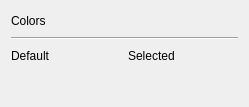
<?xml version="1.0" encoding="UTF-8"?>
<ui version="4.0">
 <class>colorChooserWidget</class>
 <widget class="QWidget" name="colorChooserWidget">
  <property name="geometry">
   <rect>
    <x>0</x>
    <y>0</y>
    <width>249</width>
    <height>107</height>
   </rect>
  </property>
  <property name="windowTitle">
   <string>Form</string>
  </property>
  <layout class="QGridLayout" name="gridLayout">
   <item row="2" column="1">
    <widget class="QLabel" name="selectedColorLabel">
     <property name="maximumSize">
      <size>
       <width>16777215</width>
       <height>20</height>
      </size>
     </property>
     <property name="text">
      <string>Selected</string>
     </property>
    </widget>
   </item>
   <item row="1" column="0" colspan="2">
    <widget class="Line" name="line">
     <property name="orientation">
      <enum>Qt::Horizontal</enum>
     </property>
    </widget>
   </item>
   <item row="0" column="0">
    <widget class="QLabel" name="colorLabel">
     <property name="maximumSize">
      <size>
       <width>16777215</width>
       <height>20</height>
      </size>
     </property>
     <property name="text">
      <string>Colors</string>
     </property>
    </widget>
   </item>
   <item row="2" column="0">
    <widget class="QLabel" name="defaultColorLabel">
     <property name="maximumSize">
      <size>
       <width>16777215</width>
       <height>20</height>
      </size>
     </property>
     <property name="text">
      <string>Default</string>
     </property>
    </widget>
   </item>
   <item row="3" column="0">
    <widget class="QPushButton" name="defaultColorButton">
     <property name="maximumSize">
      <size>
       <width>16777215</width>
       <height>50</height>
      </size>
     </property>
     <property name="styleSheet">
      <string notr="true"/>
     </property>
     <property name="text">
      <string/>
     </property>
     <property name="flat">
      <bool>true</bool>
     </property>
    </widget>
   </item>
   <item row="3" column="1">
    <widget class="QPushButton" name="selectedColorButton">
     <property name="maximumSize">
      <size>
       <width>16777215</width>
       <height>50</height>
      </size>
     </property>
     <property name="styleSheet">
      <string notr="true"/>
     </property>
     <property name="text">
      <string/>
     </property>
     <property name="flat">
      <bool>true</bool>
     </property>
    </widget>
   </item>
  </layout>
 </widget>
 <resources/>
 <connections/>
</ui>
